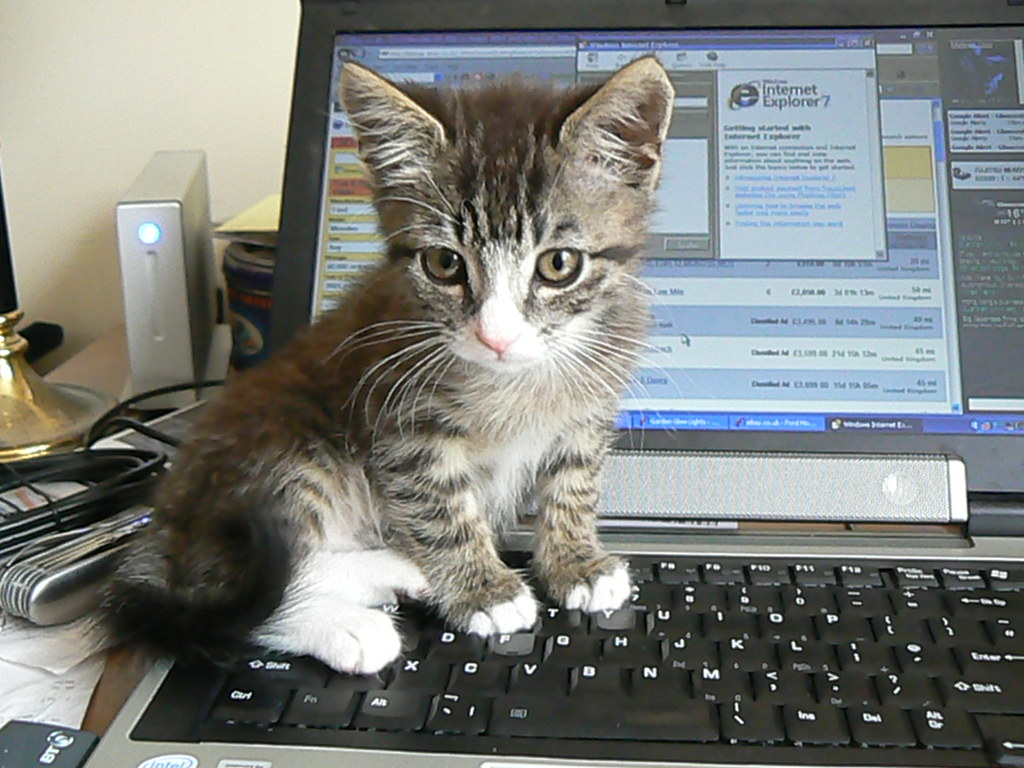
#> input picture 알짜배기 예제로 배우는 OpenCV/Chapter_9/cat.jpg, 1024 x 768 px
$ python code_9-2.py
#> lines starting #> are read from the running program, lines starting #| are printed output that depends on the picture
import cv2

img_color = cv2.imread('cat.jpg')
#> img_color is the input picture: shape (768, 1024, 3); mean B, G, R 123, 126.4, 123.2
cv2.imshow("color", img_color)

height,width = img_color.shape[:2]
#> height = 768; width = 1024

# 이미지 중앙을 중심으로 반시계 방향으로 45도 회전시키는 행렬을 생성합니다.
M = cv2.getRotationMatrix2D(
    (width/2.0, height/2.0), #회전할때의 중심점
    45, # 회전 각도(양수 반시계 방향, 음수 시계방향)
    1
    ) # 이미지 배율, 1이면 원래 크기

# 회전 행렬 M을 이미지 img_color에 적용합니다.
img_rotated = cv2.warpAffine(img_color, M, (width, height))
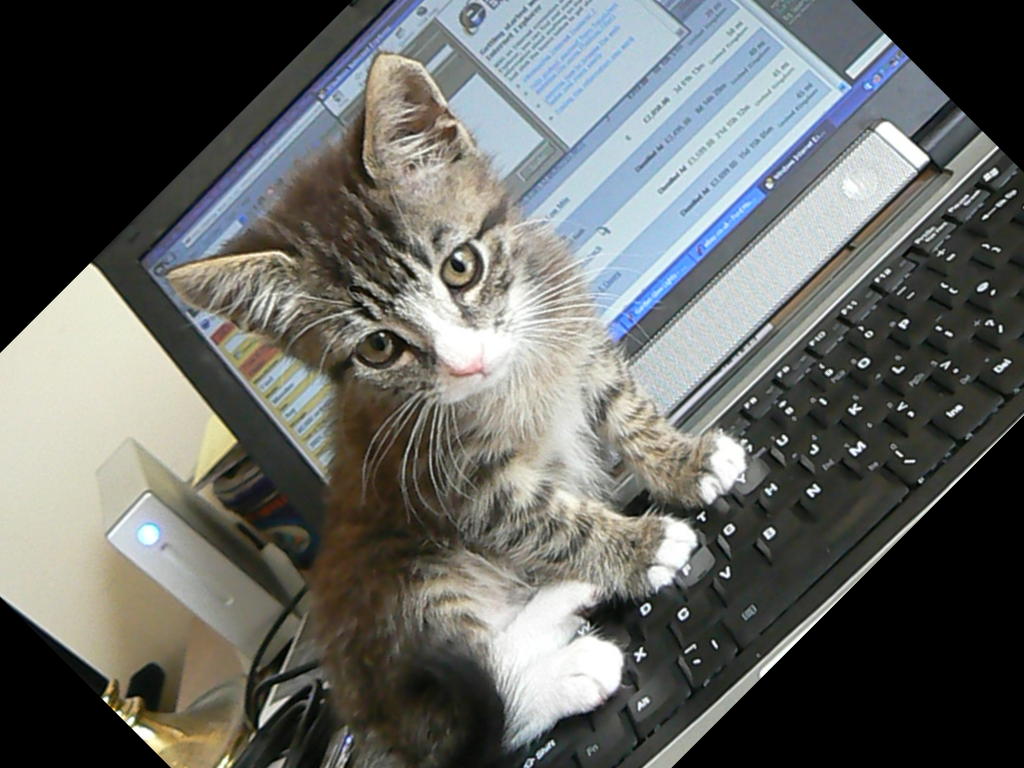
#> img_rotated: shape (768, 1024, 3); mean B, G, R 100.1, 103.3, 101.2

cv2.imshow("rotation", img_rotated)
cv2.waitKey(0)

cv2.destroyAllWindows()

$ run again, with 알짜배기 예제로 배우는 OpenCV/Chapter_9/test.jpg copied over 알짜배기 예제로 배우는 OpenCV/Chapter_9/cat.jpg
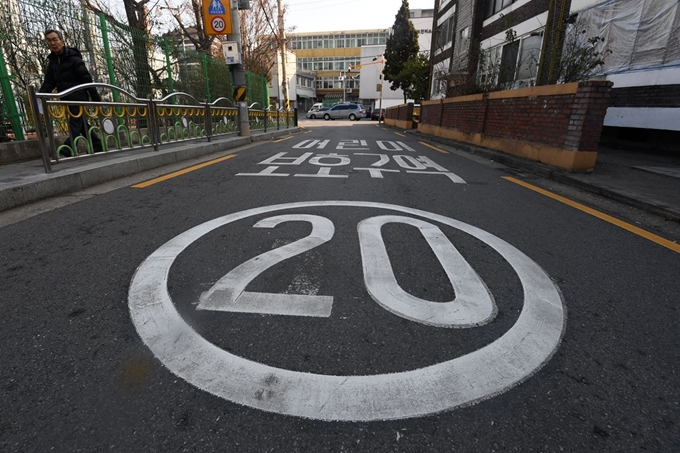
#> input picture 알짜배기 예제로 배우는 OpenCV/Chapter_9/test.jpg, 680 x 453 px
#> img_color is the input picture: shape (453, 680, 3); mean B, G, R 82.1, 81.9, 82.5
#> `img_rotated = cv2.warpAffine(img_color, M, (width, height))`:
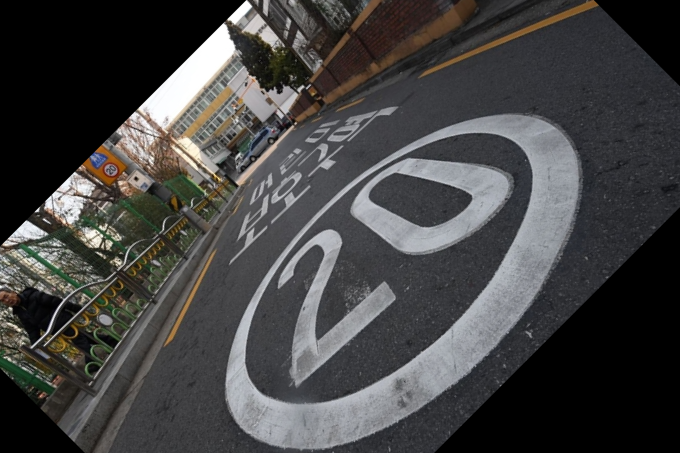
#> img_rotated: shape (453, 680, 3); mean B, G, R 67.4, 67.7, 68.3
